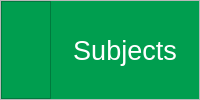
         <widget class="QFrame" name="frame_11">
          <property name="frameShape">
           <enum>QFrame::StyledPanel</enum>
          </property>
          <property name="frameShadow">
           <enum>QFrame::Raised</enum>
          </property>
          <layout class="QHBoxLayout" name="horizontalLayout_9" stretch="0,0">
           <property name="spacing">
            <number>0</number>
           </property>
           <property name="leftMargin">
            <number>0</number>
           </property>
           <property name="topMargin">
            <number>0</number>
           </property>
           <property name="rightMargin">
            <number>0</number>
           </property>
           <property name="bottomMargin">
            <number>0</number>
           </property>
           <item>
            <widget class="QFrame" name="frame_60">
             <property name="minimumSize">
              <size>
               <width>50</width>
               <height>50</height>
              </size>
             </property>
             <property name="maximumSize">
              <size>
               <width>50</width>
               <height>16777215</height>
              </size>
             </property>
             <property name="styleSheet">
              <string notr="true">background-color:rgb(0, 158, 79);</string>
             </property>
             <property name="frameShape">
              <enum>QFrame::StyledPanel</enum>
             </property>
             <property name="frameShadow">
              <enum>QFrame::Raised</enum>
             </property>
             <layout class="QHBoxLayout" name="horizontalLayout">
              <property name="spacing">
               <number>0</number>
              </property>
              <property name="leftMargin">
               <number>0</number>
              </property>
              <property name="topMargin">
               <number>0</number>
              </property>
              <property name="rightMargin">
               <number>0</number>
              </property>
              <property name="bottomMargin">
               <number>0</number>
              </property>
              <item>
               <widget class="QPushButton" name="pushButton_55">
                <property name="sizePolicy">
                 <sizepolicy hsizetype="Maximum" vsizetype="Maximum">
                  <horstretch>0</horstretch>
                  <verstretch>0</verstretch>
                 </sizepolicy>
                </property>
                <property name="minimumSize">
                 <size>
                  <width>0</width>
                  <height>50</height>
                 </size>
                </property>
                <property name="maximumSize">
                 <size>
                  <width>50</width>
                  <height>16777215</height>
                 </size>
                </property>
                <property name="cursor">
                 <cursorShape>PointingHandCursor</cursorShape>
                </property>
                <property name="styleSheet">
                 <string notr="true">QPushButton {
	
	background-image: url(:/newPrefix/menu.png);
	background-repeat:none;
    background-color: rgb(0, 158, 79);
	background-position: center;
	color: rgb(255, 255, 255);
    border-style: 0;
    border-width: 0;
    border-radius: 0;
    border-color: 0;
    padding: 0;
    min-width: 0;

}
QPushButton:pressed {
    background-color:rgb(0, 158, 79,150);
    border-style: inset;
}
QPushButton:hover {
    
	background-color: rgb(255, 255, 255);
	
	background-image: url(:/newPrefix/menu_green.png);
}
</string>
                </property>
                <property name="text">
                 <string/>
                </property>
               </widget>
              </item>
             </layout>
            </widget>
           </item>
           <item>
            <widget class="QLabel" name="label_20">
             <property name="font">
              <font>
               <pointsize>20</pointsize>
               <bold>false</bold>
              </font>
             </property>
             <property name="styleSheet">
              <string notr="true">background-color:rgb(0, 158, 79);
color: rgb(255, 255, 255);
</string>
             </property>
             <property name="text">
              <string>Subjects</string>
             </property>
             <property name="alignment">
              <set>Qt::AlignCenter</set>
             </property>
            </widget>
           </item>
          </layout>
         </widget>
